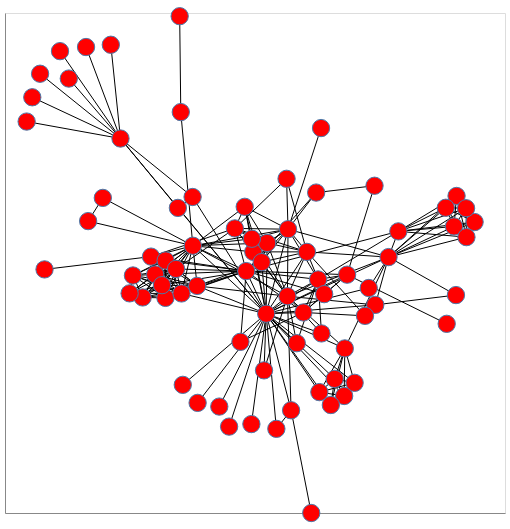

Write notebook code for a chart like this one.
### Markdown cell above
##### Force-directed layouts

Let's generate a network visualization and add a few quick customizations that might help to make sense of the network. First let's give the chart a bit more breathing room via the `properties()` call and add `tooltips` to the nodes:

### Code cell
nxa.draw_networkx(G, node_tooltip='name').properties(width=500, height=500)

### Figure 1 — Vega-Lite specification as saved in the notebook (floating-point values rounded to 4 significant figures; data arrays with more than 128 entries replaced by an {"elided": "..."} marker saying what was removed)
{"config": {"view": {"continuousWidth": 300, "continuousHeight": 300}}, "layer": [{"data": {"name": "data-db228c9462406d1df8b3d81aba0d45f0"}, "mark": {"type": "line", "color": "black", "opacity": 1, "strokeWidth": 1}, "encoding": {"detail": {"field": "edge", "type": "quantitative"}, "x": {"axis": {"grid": false, "labels": false, "ticks": false, "title": ""}, "field": "x", "type": "quantitative"}, "y": {"axis": {"grid": false, "labels": false, "ticks": false, "title": ""}, "field": "y", "type": "quantitative"}}}, {"data": {"name": "data-5d0e461c0192637e55204553db7b920f"}, "mark": {"type": "point", "fill": "red", "opacity": 1, "size": 300, "strokeWidth": 1.0}, "encoding": {"tooltip": {"field": "name", "type": "nominal"}, "x": {"axis": {"grid": false, "labels": false, "ticks": false}, "field": "x", "type": "quantitative"}, "y": {"axis": {"grid": false, "labels": false, "ticks": false}, "field": "y", "type": "quantitative"}}}], "height": 500, "width": 500, "$schema": "https://vega.github.io/schema/vega-lite/v5.15.1.json", "datasets": {"data-db228c9462406d1df8b3d81aba0d45f0": {"elided": "508 records"}, "data-5d0e461c0192637e55204553db7b920f": [{"degree": 10, "x": -0.538, "name": "Myriel", "y": 0.4979, "group": 1, "between": 0.1768}, {"degree": 1, "x": -0.8597, "name": "Napoleon", "y": 0.7571, "group": 1, "between": 0.0}, {"degree": 3, "x": -0.2496, "name": "Mlle.Baptistine", "y": 0.264, "group": 1, "between": 0.0}, {"degree": 3, "x": -0.3085, "name": "Mme.Magloire", "y": 0.2203, "group": 1, "between": 0.0}, {"degree": 1, "x": -0.6758, "name": "CountessdeLo", "y": 0.8639, "group": 1, "between": 0.0}, {"degree": 1, "x": -0.78, "name": "Geborand", "y": 0.8474, "group": 1, "between": 0.0}, {"degree": 1, "x": -0.8909, "name": "Champtercier", "y": 0.6629, "group": 1, "between": 0.0}, {"degree": 1, "x": -0.9134, "name": "Cravatte", "y": 0.5658, "group": 1, "between": 0.0}, {"degree": 1, "x": -0.5768, "name": "Count", "y": 0.873, "group": 1, "between": 0.0}, {"degree": 1, "x": -0.7448, "name": "OldMan", "y": 0.7378, "group": 1, "between": 0.0}, {"degree": 1, "x": -0.01447, "name": "Labarre", "y": -0.6443, "group": 2, "between": 0.0}, {"degree": 36, "x": 0.04475, "name": "Valjean", "y": -0.2028, "group": 2, "between": 0.57}, {"degree": 2, "x": 0.455, "name": "Marguerite", "y": -0.1, "group": 3, "between": 0.0}, {"degree": 1, "x": -0.1429, "name": "Mme.deR", "y": -0.5743, "group": 2, "between": 0.0}, {"degree": 1, "x": -0.2295, "name": "Isabeau", "y": -0.5595, "group": 2, "between": 0.0}, {"degree": 1, "x": -0.1036, "name": "Gervais", "y": -0.6545, "group": 2, "between": 0.0}, {"degree": 9, "x": 0.5734, "name": "Tholomyes", "y": 0.1265, "group": 3, "between": 0.04063}, {"degree": 7, "x": 0.8062, "name": "Listolier", "y": 0.2681, "group": 3, "between": 0.0}, {"degree": 7, "x": 0.7961, "name": "Fameuil", "y": 0.1462, "group": 3, "between": 0.0}, {"degree": 7, "x": 0.8784, "name": "Blacheville", "y": 0.1638, "group": 3, "between": 0.0}, {"degree": 7, "x": 0.7631, "name": "Favourite", "y": 0.221, "group": 3, "between": 0.0}, {"degree": 7, "x": 0.8443, "name": "Dahlia", "y": 0.2191, "group": 3, "between": 0.0}, {"degree": 7, "x": 0.8458, "name": "Zephine", "y": 0.1035, "group": 3, "between": 0.0}, {"degree": 15, "x": 0.5341, "name": "Fantine", "y": 0.02366, "group": 3, "between": 0.1296}, {"degree": 11, "x": 0.2075, "name": "Mme.Thenardier", "y": 0.04446, "group": 4, "between": 0.029}, {"degree": 16, "x": 0.1322, "name": "Thenardier", "y": 0.1351, "group": 4, "between": 0.0749}, {"degree": 11, "x": 0.2524, "name": "Cosette", "y": -0.06574, "group": 5, "between": 0.0238}, {"degree": 17, "x": 0.1297, "name": "Javert", "y": -0.1329, "group": 4, "between": 0.05433}, {"degree": 4, "x": 0.1444, "name": "Fauchelevent", "y": -0.5891, "group": 0, "between": 0.02649}, {"degree": 8, "x": 0.3592, "name": "Bamatabois", "y": -0.3417, "group": 2, "between": 0.008041}, {"degree": 2, "x": 0.8039, "name": "Perpetue", "y": -0.1282, "group": 3, "between": 0.0}, {"degree": 4, "x": 0.4811, "name": "Simplice", "y": -0.1675, "group": 2, "between": 0.00864}, {"degree": 1, "x": -0.2889, "name": "Scaufflaire", "y": -0.4874, "group": 2, "between": 0.0}, {"degree": 2, "x": 0.03611, "name": "Woman1", "y": -0.4294, "group": 2, "between": 0.0}, {"degree": 6, "x": 0.3567, "name": "Judge", "y": -0.532, "group": 2, "between": 0.0}, {"degree": 6, "x": 0.2574, "name": "Champmathieu", "y": -0.5164, "group": 2, "between": 0.0}, {"degree": 6, "x": 0.3985, "name": "Brevet", "y": -0.4793, "group": 2, "between": 0.0}, {"degree": 6, "x": 0.3033, "name": "Chenildieu", "y": -0.568, "group": 2, "between": 0.0}, {"degree": 6, "x": 0.3188, "name": "Cochepaille", "y": -0.4637, "group": 2, "between": 0.0}, {"degree": 3, "x": 0.2447, "name": "Pontmercy", "y": 0.2817, "group": 4, "between": 0.006925}, {"degree": 1, "x": 0.2642, "name": "Boulatruelle", "y": 0.5398, "group": 6, "between": 0.0}, {"degree": 11, "x": -0.08052, "name": "Eponine", "y": 0.1384, "group": 4, "between": 0.01149}, {"degree": 3, "x": 0.1263, "name": "Anzelma", "y": 0.3368, "group": 4, "between": 0.0}, {"degree": 3, "x": 0.1671, "name": "Woman2", "y": -0.3208, "group": 5, "between": 0.0}, {"degree": 2, "x": 0.08543, "name": "MotherInnocent", "y": -0.6633, "group": 0, "between": 0.0}, {"degree": 1, "x": 0.225, "name": "Gribier", "y": -1.0, "group": 0, "between": 0.0}, {"degree": 1, "x": -0.3013, "name": "Jondrette", "y": 0.9872, "group": 7, "between": 0.0}, {"degree": 2, "x": -0.2968, "name": "Mme.Burgon", "y": 0.6037, "group": 7, "between": 0.02632}, {"degree": 22, "x": -0.2486, "name": "Gavroche", "y": 0.06907, "group": 8, "between": 0.1651}, {"degree": 7, "x": 0.1935, "name": "Gillenormand", "y": -0.1978, "group": 5, "between": 0.02021}, {"degree": 2, "x": 0.44, "name": "Magnon", "y": -0.2114, "group": 5, "between": 0.0002172}, {"degree": 7, "x": 0.3684, "name": "Mlle.Gillenormand", "y": -0.04671, "group": 5, "between": 0.0476}, {"degree": 2, "x": 0.4781, "name": "Mme.Pontmercy", "y": 0.309, "group": 5, "between": 0.0003509}, {"degree": 1, "x": 0.7668, "name": "Mlle.Vaubois", "y": -0.2433, "group": 5, "between": 0.0}, {"degree": 4, "x": 0.2767, "name": "Lt.Gillenormand", "y": -0.1246, "group": 5, "between": 0.0}, {"degree": 19, "x": -0.0351, "name": "Marius", "y": -0.03231, "group": 8, "between": 0.132}, {"degree": 2, "x": -0.05827, "name": "BaronessT", "y": -0.3152, "group": 5, "between": 0.0}, {"degree": 11, "x": -0.4159, "name": "Mabeuf", "y": 0.0255, "group": 8, "between": 0.02766}, {"degree": 15, "x": -0.2315, "name": "Enjolras", "y": -0.09165, "group": 8, "between": 0.04255}, {"degree": 11, "x": -0.3575, "name": "Combeferre", "y": 0.009899, "group": 8, "between": 0.00125}, {"degree": 9, "x": -0.4494, "name": "Prouvaire", "y": -0.1378, "group": 8, "between": 0.0}, {"degree": 11, "x": -0.3582, "name": "Feuilly", "y": -0.1396, "group": 8, "between": 0.00125}, {"degree": 13, "x": -0.3159, "name": "Courfeyrac", "y": -0.02377, "group": 8, "between": 0.005267}, {"degree": 12, "x": -0.3993, "name": "Bahorel", "y": -0.04593, "group": 8, "between": 0.002185}, {"degree": 13, "x": -0.294, "name": "Bossuet", "y": -0.1218, "group": 8, "between": 0.03075}, {"degree": 12, "x": -0.372, "name": "Joly", "y": -0.08871, "group": 8, "between": 0.002185}, {"degree": 10, "x": -0.4882, "name": "Grantaire", "y": -0.04997, "group": 8, "between": 0.0001504}, {"degree": 1, "x": -0.8419, "name": "MotherPlutarch", "y": -0.02562, "group": 9, "between": 0.0}, {"degree": 10, "x": -0.006885, "name": "Gueulemer", "y": 0.04453, "group": 4, "between": 0.00496}, {"degree": 10, "x": 0.04841, "name": "Babet", "y": 0.08009, "group": 4, "between": 0.00496}, {"degree": 10, "x": 0.02666, "name": "Claquesous", "y": 0.003483, "group": 4, "between": 0.004862}, {"degree": 9, "x": -0.01253, "name": "Montparnasse", "y": 0.09696, "group": 4, "between": 0.003874}, {"degree": 3, "x": 0.2659, "name": "Toussaint", "y": -0.2817, "group": 5, "between": 0.0}, {"degree": 2, "x": -0.6675, "name": "Child1", "y": 0.1675, "group": 10, "between": 0.0}, {"degree": 2, "x": -0.6087, "name": "Child2", "y": 0.2604, "group": 10, "between": 0.0}, {"degree": 7, "x": -0.04117, "name": "Brujon", "y": 0.2248, "group": 4, "between": 0.0004386}, {"degree": 7, "x": -0.5016, "name": "Mme.Hucheloup", "y": -0.1214, "group": 8, "between": 0.0}]}}
